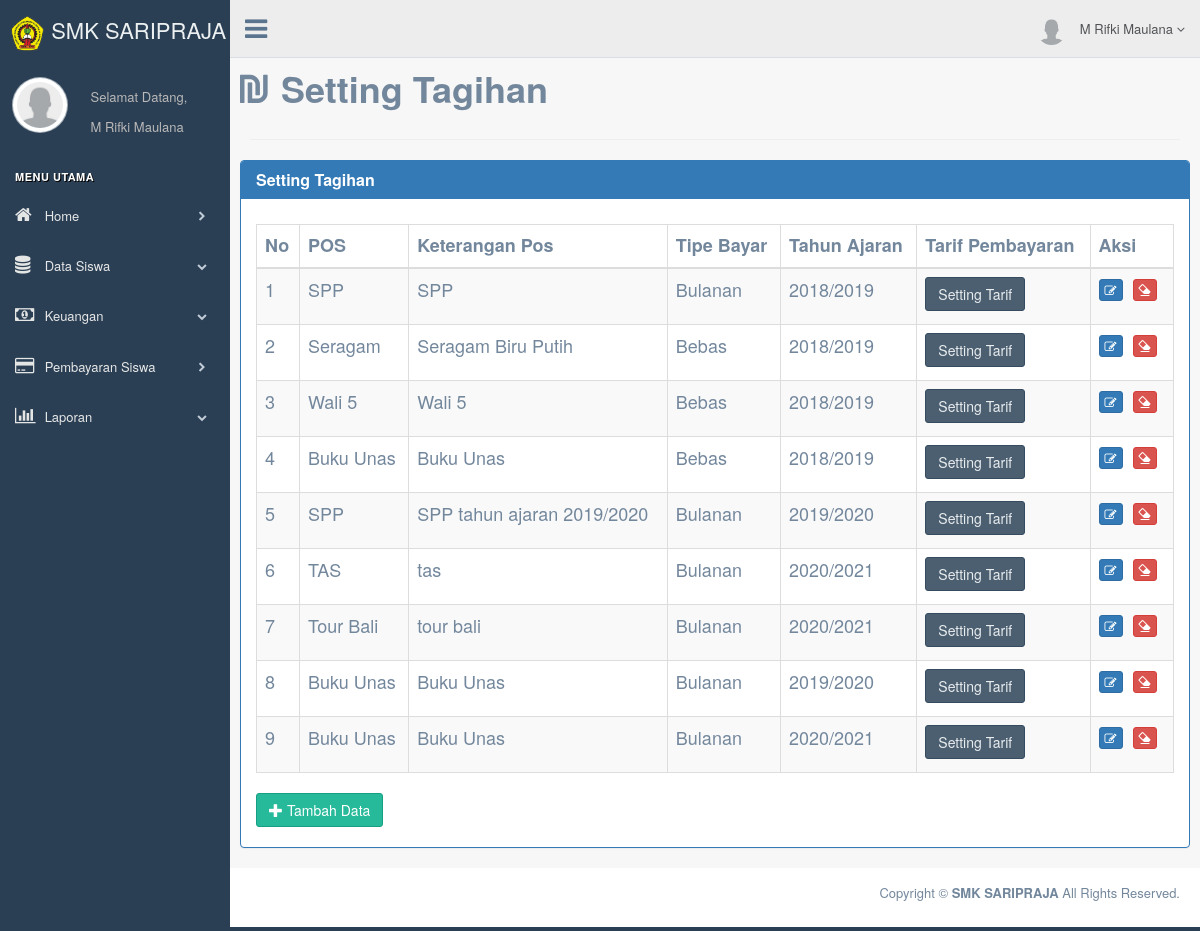
/production/jenisbayar.php (signed in), run on the app's committed database.
### tables this page shows
CREATE TABLE `jenisbayar` (
  `idjenisbayar` int(11) NOT NULL,
  `posbayar` varchar(100) NOT NULL,
  `keteranganpos` varchar(100) NOT NULL,
  `tipebayar` varchar(100) NOT NULL,
  `tahunajaran` varchar(100) NOT NULL
);

### production/jenisbayar.php (the view, shortened to what this page needs)
<?php
  $koneksi = new mysqli("localhost","root","","sidsaripraja");
?>
<!DOCTYPE html>
<html lang="en">
<head>
  <link href="../vendors/bootstrap/dist/css/bootstrap.min.css" rel="stylesheet">
  <link href="../vendors/font-awesome/css/font-awesome.min.css" rel="stylesheet">
  <link href="../vendors/nprogress/nprogress.css" rel="stylesheet">
  <link href="../vendors/iCheck/skins/flat/green.css" rel="stylesheet">
  <link href="../vendors/bootstrap-progressbar/css/bootstrap-progressbar-3.3.4.min.css" rel="stylesheet">
  <link href="../vendors/jqvmap/dist/jqvmap.min.css" rel="stylesheet" />
  <link href="../vendors/bootstrap-daterangepicker/daterangepicker.css" rel="stylesheet">
  <link href="../build/css/custom.min.css" rel="stylesheet">
  <link href="../build/css/dataTables/datatables.min.css" rel="stylesheet">
</head>
<body class="nav-md">
  <div class="container body">
    <div class="main_container">
      <div class="col-md-3 left_col">
        <div class="left_col scroll-view">
          <div class="navbar nav_title" style="border: 0;">
            <a class="site_title"><img src="images/logo.png" width="35px" height="35px"><span> SMK SARIPRAJA</span></a>
          </div>
          <div class="profile clearfix">
            <div class="profile_pic">
              <img src="images/user.png" alt="..." class="img-circle profile_img">
            </div>
            <div class="profile_info">
              <span>Selamat Datang,</span> <br>
              <span>
                <?php echo $_SESSION["admin"]["namaadmin"] ?></span>
            </div>
          </div>
          <br />
          <div id="sidebar-menu" class="main_menu_side hidden-print main_menu">
            <div class="menu_section">
              <h3>MENU UTAMA</h3>
              <ul class="nav side-menu">
                <li><a href="index.php"><i class="fa fa-home"></i> Home <span class="fa fa-chevron-right"></span></a></li>
                <li><a><i class="fa fa-database"></i> Data Siswa <span class="fa fa-chevron-down"></span></a>
                </li>
                <li><a><i class="fa fa-money"></i> Keuangan <span class="fa fa-chevron-down"></span></a>
                </li>
                <li><a href="pembayaransiswa.php"><i class="fa fa-credit-card"></i> Pembayaran Siswa <span class="fa fa-chevron-right"></span></a></li>
                <li><a><i class="fa fa-bar-chart-o"></i> Laporan <span class="fa fa-chevron-down"></span></a>
                </li>
              </ul>
            </div>
          </div>
        </div>
      </div>
      <div class="top_nav">
        <div class="nav_menu">
          <nav>
            <div class="nav toggle">
              <a id="menu_toggle"><i class="fa fa-bars"></i></a>
            </div>
            <ul class="nav navbar-nav navbar-right">
              <li class="">
                <a href="javascript:;" class="user-profile dropdown-toggle" data-toggle="dropdown" aria-expanded="false">
                  <img src="images/user.png" alt="">
                  <?php echo $_SESSION["admin"]["namaadmin"] ?>
                  <span class=" fa fa-angle-down"></span>
                </a>
              </li>
            </ul>
          </nav>
        </div>
      </div>
      <div class="right_col" role="main">
        <div class="row">
          <h1> <i class="fa fa-ils"></i> <strong> Setting Tagihan </strong> </h1>
        </div>
        <hr>
        <div class="row">
          <div class="panel panel-primary">
            <div class="panel-heading">
              <h1 class="panel-title"><strong> Setting Tagihan </strong></h1>
            </div>
            <div class="panel-body">
              <h4>
                <table class="table table-bordered table-hover table-striped" id="datatabless">
                  <thead>
                    <tr>
                      <th>No</th>
                      <th>POS</th>
                      <th>Keterangan Pos</th>
                      <th>Tipe Bayar</th>
                      <th>Tahun Ajaran</th>
                      <th>Tarif Pembayaran</th>
                      <th>Aksi</th>
                    </tr>
                  </thead>
                  <tbody>
                    <?php $nomor=1; ?>
                    <?php  $ambil = $koneksi->query("SELECT * FROM jenisbayar"); ?>
                    <?php  while($pecah = $ambil -> fetch_assoc()) { ?>
                    <tr>
                      <td>
                        <?php echo $nomor; ?>
                      </td>
                      <td>
                        <?php echo $pecah['posbayar']; ?>
                      </td>
                      <td>
                        <?php echo $pecah['keteranganpos']; ?>
                      </td>
                      <td>
                        <?php echo $pecah['tipebayar']; ?>
                      </td>
                      <td>
                        <?php echo $pecah['tahunajaran']; ?>
                      </td>
                      <td><a href="settarif.php?&id=<?php echo $pecah['idjenisbayar'] ?>&tipe=<?php echo $pecah['tipebayar'] ?> "
                          class="btn btn-dark">Setting Tarif</a></td>
                      <td>
                        <a href="editjenisbayar.php?&id=<?php echo $pecah['idjenisbayar'] ?>" class="btn btn-primary btn-xs"><i
                            class="fa fa-edit"></i></a>
                        <a href="hapusjenisbayar.php?&id=<?php echo $pecah['idjenisbayar'] ?>" class="btn btn-danger btn-xs"><i
                            class="glyphicon glyphicon-erase"></i></a>
                      </td>
                    </tr>
                    <?php $nomor++; ?>
                    <?php } ?>
                  </tbody>
                </table>
              </h4>
              <button type="button" class="btn btn-success" data-toggle="modal" data-target="#tambah"><i class="glyphicon glyphicon-plus"></i>
                Tambah Data</button>
            </div>
          </div>
        </div>
      </div>
      <footer>
        <div class="pull-right">
          <p>Copyright © <strong> SMK SARIPRAJA </strong> All Rights Reserved.</p>
        </div>
        <div class="clearfix"></div>
      </footer>
    </div>
  </div>
</body>
</html>

### data on the page
jenisbayar: posbayar "SPP", keteranganpos "SPP", tipebayar "Bulanan", tahunajaran "2018/2019"
jenisbayar: posbayar "Seragam", keteranganpos "Seragam Biru Putih", tipebayar "Bebas", tahunajaran "2018/2019"
jenisbayar: posbayar "Wali 5", keteranganpos "Wali 5", tipebayar "Bebas", tahunajaran "2018/2019"
jenisbayar: posbayar "Buku Unas", keteranganpos "Buku Unas", tipebayar "Bebas", tahunajaran "2018/2019"
jenisbayar: posbayar "SPP", keteranganpos "SPP tahun ajaran 2019/2020", tipebayar "Bulanan", tahunajaran "2019/2020"
jenisbayar: posbayar "TAS", keteranganpos "tas", tipebayar "Bulanan", tahunajaran "2020/2021"
jenisbayar: posbayar "Tour Bali", keteranganpos "tour bali", tipebayar "Bulanan", tahunajaran "2020/2021"
jenisbayar: posbayar "Buku Unas", keteranganpos "Buku Unas", tipebayar "Bulanan", tahunajaran "2019/2020"
jenisbayar: posbayar "Buku Unas", keteranganpos "Buku Unas", tipebayar "Bulanan", tahunajaran "2020/2021"

### other printed values
$_SESSION["admin"]["namaadmin"] "M Rifki Maulana"
